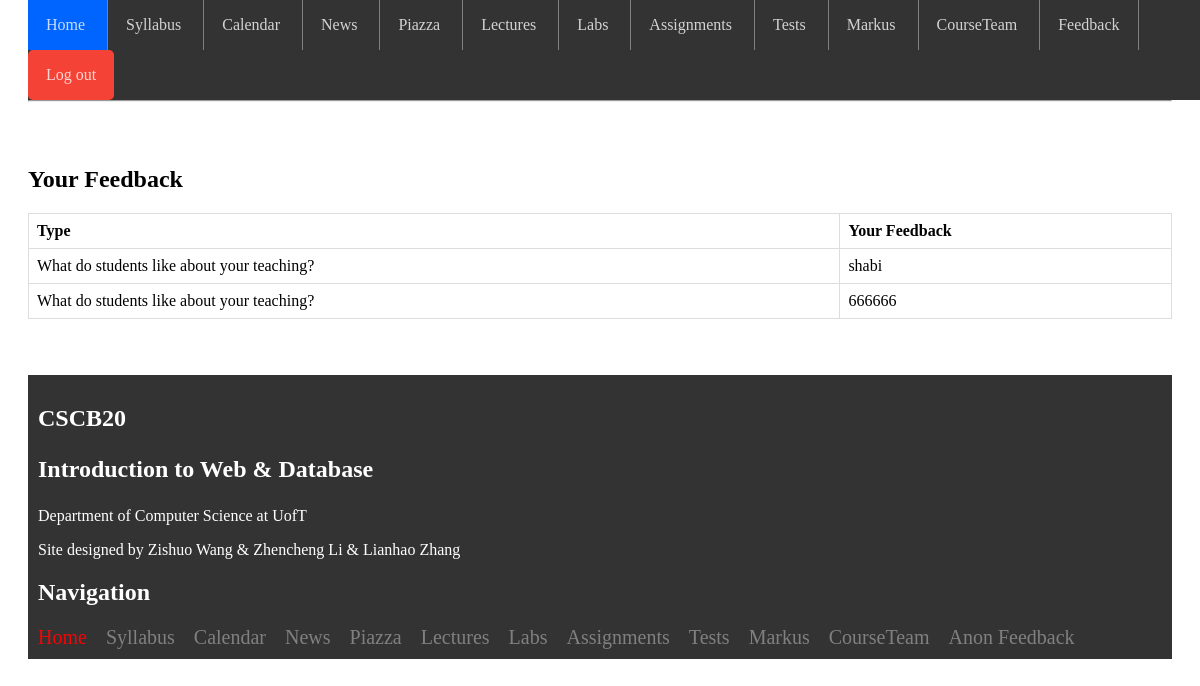
/feedback_instructor (signed in), run on the app's committed database.
### tables this page shows
CREATE TABLE "Feedback" (
	"instructor_name"	TEXT,
	"type"	TEXT,
	"content"	TEXT
);

### app.py (the view)
@app.route('/feedback_instructor')
def view_feedback():
    if 'username' in session and session['is_instructor']:
        ins_name = session['username']
        conn = get_db_conn()
        cursor = conn.cursor()
        cursor.execute('SELECT type AS Type, content AS Feedback FROM Feedback WHERE instructor_name = ? ORDER BY 1', (ins_name,))
        feedbacks = cursor.fetchall()
        conn.close()
        return render_template('feedback_instructor.html', feedbacks = feedbacks)
    else:
        return redirect('/logout')

### app.py (called while the page is built)
def get_db_conn():
    conn = sqlite3.connect("assignment3.db")
    conn.row_factory = sqlite3.Row
    return conn

### templates/feedback_instructor.html (shortened to what this page needs)
<!DOCTYPE html>
<html>
    <head>
        <link rel="stylesheet" type="text/css" href="../static/style/feedback_instructor.css">
    </head>
    <body>
        <div class="main-content">
            <div class="navigation">
                <li class="navigation"><a class="active" href="/">Home&nbsp;</a></li>
                <li class="navigation"><a href="../static/image/B20.pdf" target="_blank">Syllabus&nbsp;</a></li>
                <li class="navigation"><a href="/calendar">Calendar&nbsp;</a></li>
                <li class="navigation"><a href="/news">News&nbsp;</a></li>
                <li class="navigation"><a href="https://piazza.com/class/lqy466htv8g5xb" target="_blank">Piazza&nbsp;</a></li>
                <li class="navigation"><a href="/lectures">Lectures&nbsp;</a></li>
                <li class="navigation"><a href="/labs">Labs&nbsp;</a></li>
                <li class="navigation"><a href="/assignments">Assignments&nbsp;</a></li>
                <li class="navigation"><a href="/tests">Tests&nbsp;</a></li>
                <li class="navigation"><a href="https://markus2.utsc.utoronto.ca/" target="_blank">Markus&nbsp;</a></li>
                <li class="navigation"><a href="/courseteam">CourseTeam&nbsp;</a></li>
                <li class="navigation"><a href="/feedback">Feedback</a></li>
                <li class="navigation logout-button"><a href="/logout">Log out</a></li>
            </div>
        <br>
        <br>
        <br>
        <br>
        <hr>
        <br>
        <br>
        <h2>Your Feedback</h2>
        <table border="1">
            <tr>
                <th>Type</th>
                <th>Your Feedback</th>
            </tr>
            {% for feedback in feedbacks %}
            <tr>
                {% for item in feedback %}
                <td>{{ item }}</td>
                {% endfor %}
            </tr>
            {% endfor %}
        </table>
        <br>
        <br>
        <div class="footer">
            <h2>CSCB20
                <p>Introduction to Web & Database</p>
            </h2>
            <div class="content">Department of Computer Science at UofT
                <p>Site designed by Zishuo Wang & Zhencheng Li & Lianhao Zhang</p>
            </div>
            <h2>Navigation</h2>
                <a href="index"><li class="home">Home&nbsp;</li></a>
                <a href="../static/image/B20.pdf" target="_blank"><li>Syllabus&nbsp;</li></a>
                <a href="calendar"><li>Calendar&nbsp;</li></a>
                <a href="news"><li>News&nbsp;</li></a>
                <a href="https://piazza.com/class/lqy466htv8g5xb" target="_blank"><li>Piazza&nbsp;</li></a>
                <a href="lectures"><li>Lectures&nbsp;</li></a>
                <a href="labs"><li class="lab">Labs&nbsp;</li></a>
                <a href="assignments"><li>Assignments&nbsp;</li></a>
                <a href="tests"><li>Tests&nbsp;</li></a>
                <a href="https://markus2.utsc.utoronto.ca/" target="_blank"><li>Markus&nbsp;</li></a>
                <a href="courseteam"><li>CourseTeam&nbsp;</li></a>
                <a href="feedback"><li>Anon Feedback&nbsp;</li></a>
        </div>
    </body>
</html>

### static/style/feedback_instructor.css (style rules this page uses)
div.navigation { position: fixed; top: 0; width: 100%; list-style-type: none; margin: 0; padding: 0; overflow: hidden; background-color: #333; }
li.navigation { border-right: 1px solid grey; float: left; }
li.navigation:last-child { border-right: none; }
li.navigation a { display: block; color: rgba(255, 255, 255, 0.784); text-align: center; padding: 16px 18px; text-decoration: none; }
a.active { background-color: rgb(0, 100, 255); }
table { width: 100%; border-collapse: collapse; margin-bottom: 20px; }
th, td { border: 1px solid #ddd; text-align: left; padding: 8px; }
th { background-color: #696666 solid; color: black; }
.main-content { margin: 20px; }
.footer h2 { font-family: 'Times New Roman', Times, serif; }
.footer { background-color: #333; color:white; text-align: left; padding: 10px; }
.footer li { display: inline-block; color:gray; font-size: 20px; padding-right: 10px; }
.footer li.home { color: rgb(243, 5, 5); }
.logout-button { float: right; background-color: #f44336; border-radius: 5px; margin-right: 10px; }
.logout-button a { color: white; padding: 10px 15px; display: block; }

### data on the page
Feedback: type "What do students like about your teaching?", content "shabi"
Feedback: type "What do students like about your teaching?", content "666666"
